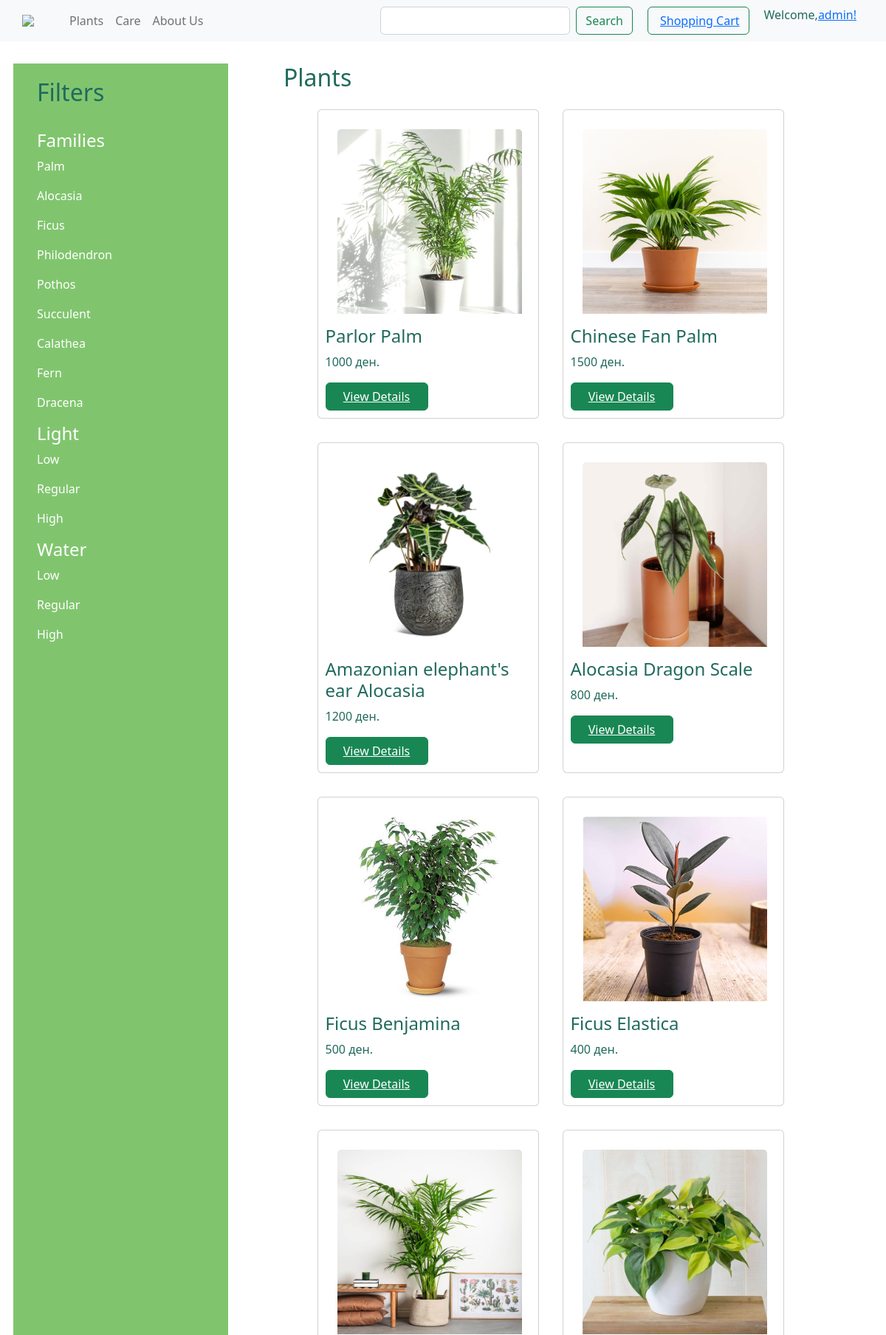
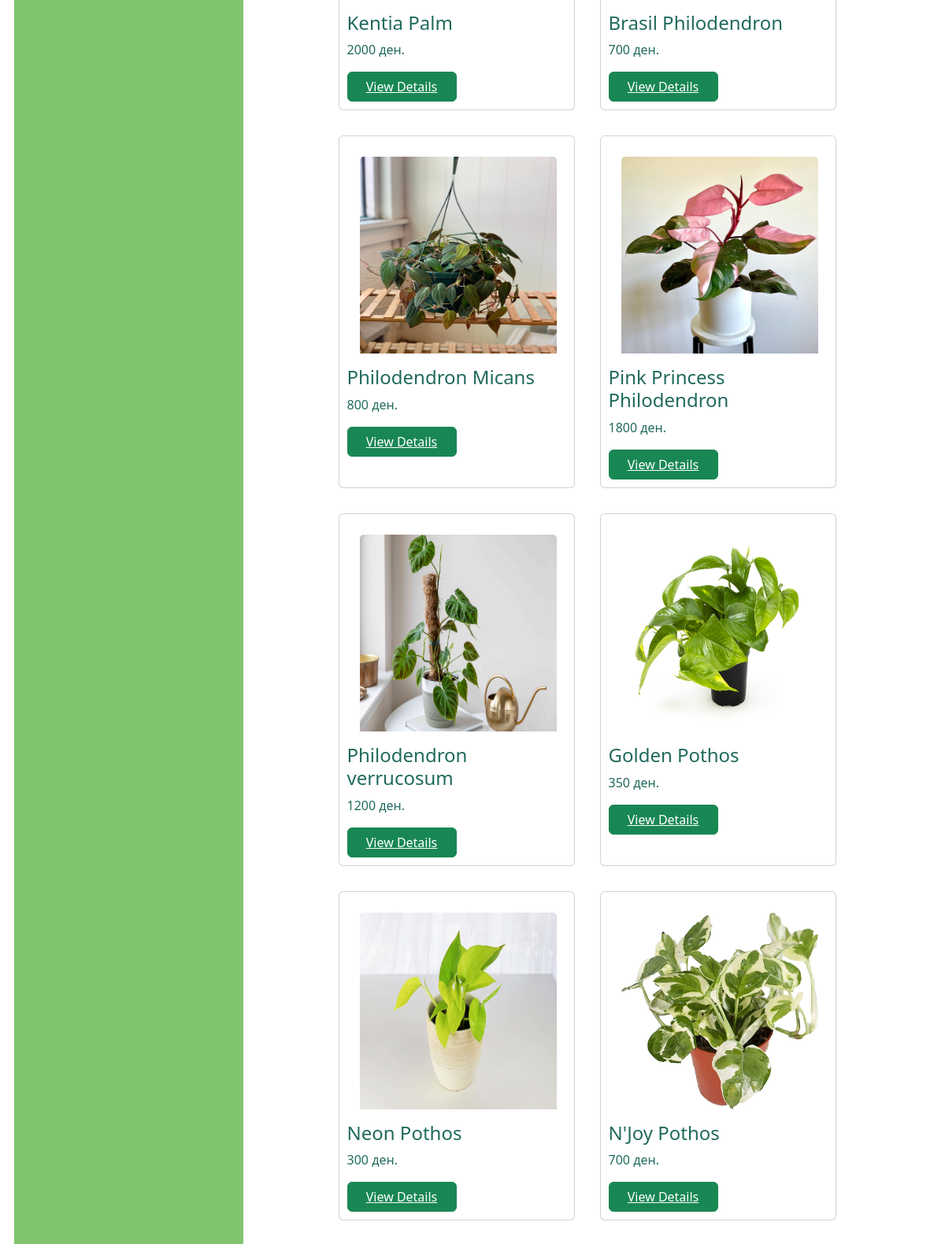
Page /plants/ (signed in, upper part) on the committed database (2 pictures, top to bottom).
### PlantShopApp/models.py (models this page shows, shortened)
class Category(models.Model):
    family = models.CharField(max_length=50)
    light = models.CharField(max_length=50)
    water = models.CharField(max_length=50)

class Plant(models.Model):
    code = models.AutoField(primary_key=True)
    name = models.CharField(max_length=50)
    description = models.TextField()
    user = models.ForeignKey(User, on_delete=models.CASCADE)
    category = models.ForeignKey(Category, on_delete=models.CASCADE)
    price = models.IntegerField()
    size = models.CharField(max_length=1)
    availableQuantity = models.IntegerField()
    available = models.BooleanField(default=False)
    photo = models.ImageField(upload_to="photos/", blank=True, null=True)

### PlantShopApp/views.py (the view)
# urls.py: path('plants/', plants, name='plants'),
def plants(request):
    plants = Plant.objects.all()
    categories = Category.objects.all()
    context = {"plants": plants, "categories": categories}
    return render(request, "plants.html", context)

### PlantShopApp/context_processors.py (called while the page is built)
def user_context(request):
    return {'user': request.user}

### templates/plants.html (shortened to what this page needs)
{% extends 'base.html' %}
{% block content %}
    <div class="container-fluid" style="padding: 30px;">
        <div class="row">
            <div class="col-md-3" style="background-color: #80C56E">
              <div class="filters" style="padding: 20px;">
                  <h2>Filters</h2>
                  <br>
                  <h4 class="text-white">Families</h4>
                  {% for category in categories %}
                    <p class="text-white">{{ category.family }}</p>
                  {% endfor %}
                  <h4 class="text-white">Light</h4>
                  <p class="text-white">Low</p>
                  <p class="text-white">Regular</p>
                  <p class="text-white">High</p>
                  <h4 class="text-white">Water</h4>
                  <p class="text-white">Low</p>
                  <p class="text-white">Regular</p>
                  <p class="text-white">High</p>
              </div>
            </div>
            <div class="col-md-9">
              <div class="card-deck">
                  <div class="row d-flex justify-content-center">
                    <h2 style="padding: 0px 0px 0px 75px;">Plants</h2>
                    {% if plants %}
                        {% for plant in plants %}
                        <div class="card col-6 m-3" style="width: 300px; padding: 10px;" >
                            <img class="card-img-top col-8 m-3" src="{{ plant.photo.url }}" alt="{{ plant.name }}" style="width: 250px;height: 250px;">
                            <h4 class="card-title">{{ plant.name }}</h4>
                            <p class="card-text">{{ plant.price }} ден.</p>
                            <button class="btn btn-success col-6"><a style="color: white" href="{% url 'singlePlant' plant.code %}">View Details</a></button>
                        </div>
                    {% endfor %}
                    {% else %}
                        <h6 style="padding: 0px 0px 0px 75px;" >No plants with the provided name. Try searching something else.</h6>
                    {% endif %}
                </div>
              </div>
            </div>
        </div>
    </div>
{% endblock %}

### templates/base.html (shortened to what this page needs)
<!DOCTYPE html>
<html lang="en">
<head>
    <link href="https://cdn.jsdelivr.net/npm/bootstrap@5.2.0-beta1/dist/css/bootstrap.min.css" rel="stylesheet">
</head>
<body>
        <nav class="navbar navbar-expand-lg navbar-light bg-light">
            <div class="container-fluid" style="padding:0px 30px">
                <a href="/">
                    <img class="navbar-brand"  style="width:50px" src="https://media.istockphoto.com/id/1045368738/vector/element-for-eco-and-bio-logo-green-leaf-icon.jpg?s=612x612&w=0&k=20&c=to_4wqJ7n2TGG5mOi7YKVQ7kwaChXWReMtzkS6zezSc=">
                </a>
                <div class="collapse navbar-collapse" id="navbarSupportedContent">
                    <ul class="navbar-nav me-auto mb-2 mb-lg-0 ms-lg-4">
                        <li class="nav-item"><a class="nav-link" aria-current="page" href="/plants/">Plants</a></li>
                        <li class="nav-item"><a class="nav-link" href="/care/">Care</a></li>
                        <li class="nav-item"><a class="nav-link" href="/aboutus/">About Us</a></li>
                    </ul>
                    <form class="d-flex" style="padding: 0px 10px" method="GET" action="{% url 'search_plants' %}">
                        <input class="form-control me-2" type="search" name="query" aria-label="Search">
                        <button class="btn btn-outline-success" type="submit">Search</button>
                    </form>
                    <form class="d-flex" style="padding: 0px 10px">
                        <button class="btn btn-outline-success" type="submit">
                            <a href="/shoppingCart/">
                                Shopping Cart
                            </a>
                        </button>
                    </form>
                    <form class="d-flex" style="padding: 0px 10px">
                        {% if user.is_authenticated %}
                            <p>Welcome,</p>
                            <a href="{% url 'profile' %}">{{ user.username }}!</a>
                        {% else %}
                            <a href="{% url 'login' %}">Login</a>
                        {% endif %}
                    </form>
                </div>
            </div>
        </nav>
        <div class="content">
            {% block content %}
            {% endblock %}
        </div>
</body>

### templates/base.html (style rules this page uses)
body { color: #206A5D; }

### rows in the picture
Category: family "Palm"
Category: family "Alocasia"
Category: family "Ficus"
Category: family "Philodendron"
Category: family "Pothos"
Category: family "Succulent"
Category: family "Calathea"
Category: family "Fern"
Category: family "Dracena"
Plant: photo (picture), name "Parlor Palm", price "1000"
Plant: photo (picture), name "Chinese Fan Palm", price "1500"
Plant: photo (picture), name "Amazonian elephant's ear Alocasia", price "1200"
Plant: photo (picture), name "Alocasia Dragon Scale", price "800"
Plant: photo (picture), name "Ficus Benjamina", price "500"
Plant: photo (picture), name "Ficus Elastica", price "400"
Plant: photo (picture), name "Kentia Palm", price "2000"
Plant: photo (picture), name "Brasil Philodendron", price "700"
Plant: photo (picture), name "Philodendron Micans", price "800"
Plant: photo (picture), name "Pink Princess Philodendron", price "1800"
Plant: photo (picture), name "Philodendron verrucosum", price "1200"
Plant: photo (picture), name "Golden Pothos", price "350"
Plant: photo (picture), name "Neon Pothos", price "300"
Plant: photo (picture), name "N'Joy Pothos", price "700"

### other values in the picture
{{ user.username }} "admin"
